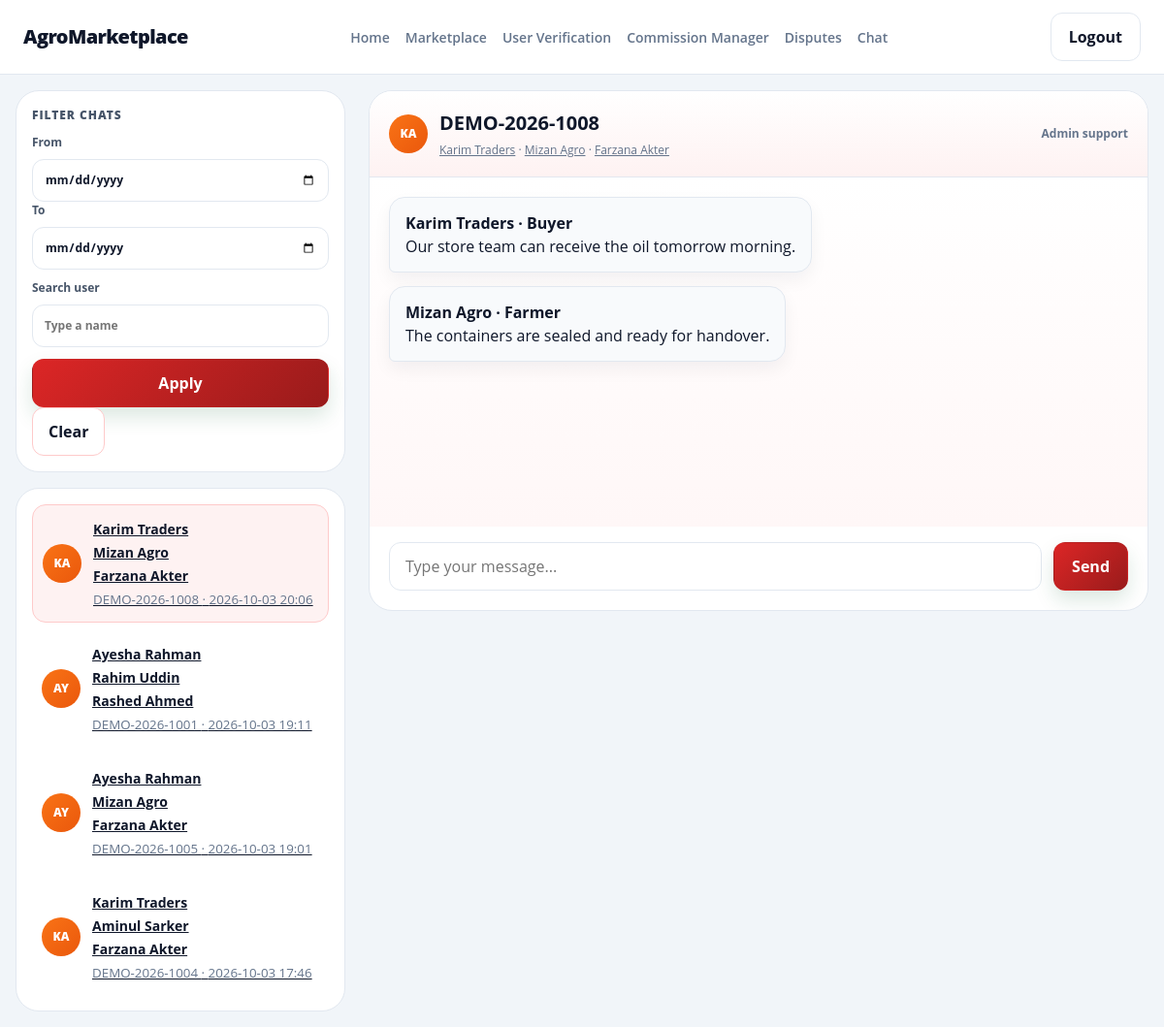
The page /admin/chat.php (signed in) on the database its author committed.
### tables this page shows
CREATE TABLE `conversations` (
  `id` bigint UNSIGNED NOT NULL,
  `order_id` bigint UNSIGNED DEFAULT NULL,
  `created_by` bigint UNSIGNED DEFAULT NULL,
  `created_at` timestamp NOT NULL DEFAULT CURRENT_TIMESTAMP
);

CREATE TABLE `users` (
  `id` bigint UNSIGNED NOT NULL,
  `role` enum('buyer','farmer','delivery','admin') NOT NULL,
  `username` varchar(80) NOT NULL,
  `password` varchar(255) NOT NULL,
  `email` varchar(254) NOT NULL,
  `fullname` varchar(150) DEFAULT NULL,
  `phone` varchar(32) DEFAULT NULL,
  `address` text,
  `profile_description` text,
  `market_preferences` varchar(255) DEFAULT NULL,
  `business_name` varchar(180) DEFAULT NULL,
  `preferred_buying_category` varchar(100) DEFAULT NULL,
  `typical_order_volume` varchar(80) DEFAULT NULL,
  `land_area` varchar(80) DEFAULT NULL,
  `primary_crops` text,
  `verification_documents` text,
  `vehicle_capacity` varchar(100) DEFAULT NULL,
  `vehicle_license_plate` varchar(32) DEFAULT NULL,
  `account_status` enum('pending','active','suspended','closed') NOT NULL DEFAULT 'active',
  `created_at` timestamp NOT NULL DEFAULT CURRENT_TIMESTAMP,
  `updated_at` timestamp NOT NULL DEFAULT CURRENT_TIMESTAMP ON UPDATE CURRENT_TIMESTAMP
);

CREATE TABLE `messages` (
  `id` bigint UNSIGNED NOT NULL,
  `conversation_id` bigint UNSIGNED NOT NULL,
  `sender_id` bigint UNSIGNED NOT NULL,
  `body` text NOT NULL,
  `attachment_url` varchar(500) DEFAULT NULL,
  `created_at` timestamp NOT NULL DEFAULT CURRENT_TIMESTAMP
);

### database/app.php (called while the page is built, shortened)
<?php
require_once __DIR__ . '/connection.php';
function app_db(): PDO
{
    $connection = Database::getInstance()->getConnection();
    return $connection;
}
function app_database(): Database
{
    return Database::getInstance();
}
function escape_html(?string $value): string
{
    return htmlspecialchars($value ?? '', ENT_QUOTES, 'UTF-8');
}
function current_user(): ?array
{
    $user = app_database()->getUserInfo((int) $_SESSION['user_id']);
    return $user;
}
function require_role(array $roles): array
{
    $user = current_user();
    return $user;
}

### database/connection.php (called while the page is built, shortened)
<?php
class Database
{
    private static ?Database $instance = null;
    private ?PDO $conn = null;
    private function __construct()
    {
        $host = 'localhost';
        $port = '3306';
        $user = 'root';
        $pass = 'root';
        $database = 'agromarketplace';
        $charset = "utf8mb4";
        $dsn = "mysql:host=$host;port=$port;dbname=$database;charset=$charset";
        try {
            $this->conn = new PDO($dsn, $user, $pass, [
                PDO::ATTR_ERRMODE            => PDO::ERRMODE_EXCEPTION,
                PDO::ATTR_DEFAULT_FETCH_MODE => PDO::FETCH_ASSOC,
                PDO::ATTR_EMULATE_PREPARES   => false,
            ]);
        } catch (PDOException $e) {
            $this->conn = null;
            error_log("Database connection failed: " . $e->getMessage());
        }
    }
    public static function getInstance(): Database
    {
        if (self::$instance === null) {
            self::$instance = new Database();
        }
        return self::$instance;
    }
    public function getUserInfo(int $userId): ?array
    {
        $statement = $this->conn->prepare(
            'SELECT id, role, username, email, fullname, vehicle_capacity, vehicle_license_plate FROM users WHERE id = ? AND account_status = ?'
        );
        $statement->execute([$userId, 'active']);
        $user = $statement->fetch();
        return $user ?: null;
    }
    public function getConversationMessages(int $conversationId): array
    {
        $statement = $this->conn->prepare(
            'SELECT m.sender_id, m.body, m.created_at, u.fullname, u.username, u.role FROM messages m JOIN users u ON u.id = m.sender_id WHERE m.conversation_id = ? ORDER BY m.id'
        );
        $statement->execute([$conversationId]);
        return $statement->fetchAll();
    }
    public function getAdminConversations(): array
    {
        $statement = $this->conn->query(
            'SELECT c.id AS conversation_id, c.created_at, o.order_number,
                    MAX(m.created_at) AS last_message_at,
                    u.id AS user_id, u.fullname, u.username, u.role
             FROM conversations c
             JOIN conversation_participants p ON p.conversation_id = c.id
             JOIN users u ON u.id = p.user_id
             LEFT JOIN orders o ON o.id = c.order_id
             LEFT JOIN messages m ON m.conversation_id = c.id
             GROUP BY c.id, c.created_at, o.order_number, u.id, u.fullname, u.username, u.role
             ORDER BY COALESCE(MAX(m.created_at), c.created_at) DESC, c.id DESC, u.role, u.id'
        );
        $conversations = [];
        foreach ($statement->fetchAll() as $row) {
            $conversationId = (int) $row['conversation_id'];
            if (!isset($conversations[$conversationId])) {
                $conversations[$conversationId] = [
                    'id' => $conversationId,
                    'order_number' => $row['order_number'],
                    'created_at' => $row['created_at'],
                    'last_activity' => $row['last_message_at'] ?: $row['created_at'],
                    'participants' => [],
                ];
            }
            $conversations[$conversationId]['participants'][] = [
                'id' => (int) $row['user_id'],
                'name' => $row['fullname'] ?: $row['username'],
                'role' => $row['role'],
            ];
        }
        return array_values($conversations);
    }
}

### admin/chat.php (the view, shortened to what this page needs)
<?php
require_once __DIR__ . '/../database/app.php';
$admin = require_role(['admin']);
$database = app_database();
$searchValue = $_GET['q'] ?? '';
$dateFromValue = $_GET['date_from'] ?? '';
$dateToValue = $_GET['date_to'] ?? '';
$filters = [
  'q' => is_string($searchValue) ? trim(substr($searchValue, 0, 120)) : '',
  'date_from' => is_string($dateFromValue) && preg_match('/^\d{4}-\d{2}-\d{2}$/', $dateFromValue) ? $dateFromValue : '',
  'date_to' => is_string($dateToValue) && preg_match('/^\d{4}-\d{2}-\d{2}$/', $dateToValue) ? $dateToValue : '',
];
$allConversations = $database->getAdminConversations();
$conversations = array_values(array_filter($allConversations, static function ($conversation) use ($filters) {
  $activityDate = substr($conversation['last_activity'], 0, 10);
  if ($filters['date_from'] !== '' && $activityDate < $filters['date_from']) {
    return false;
  }
  if ($filters['date_to'] !== '' && $activityDate > $filters['date_to']) {
    return false;
  }
  if ($filters['q'] === '') {
    return true;
  }
  foreach ($conversation['participants'] as $participant) {
    if (stripos($participant['name'], $filters['q']) !== false || stripos($participant['role'], $filters['q']) !== false) {
      return true;
    }
  }
  return stripos($conversation['order_number'] ?? '', $filters['q']) !== false;
}));
$selected = null;
if ($selected === null && $conversations) {
  $selected = $conversations[0];
}
$conversationId = $selected ? (int) $selected['id'] : 0;
$avatarName = $selected['participants'][0]['name'] ?? 'Admin';
$avatarText = strtoupper(substr($avatarName, 0, 2));
$messages = $selected ? $database->getConversationMessages($conversationId) : [];
?>
<!doctype html>
<html lang="en">
<head>
  <link rel="stylesheet" href="../colors.css">
  <link rel="stylesheet" href="../header.css">
  <link rel="stylesheet" href="admin.css">
</head>
<body class="theme-admin">
  <header class="site-header">
    <div class="site-header-inner">
      <a class="brand" href="../index.php">AgroMarketplace</a>
      <nav class="nav" aria-label="Admin navigation">
        <a class="nav-link" href="index.php">Home</a>
        <a class="nav-link" href="marketplace.php">Marketplace</a>
        <a class="nav-link" href="user-verification.php">User Verification</a>
        <a class="nav-link" href="commission-manager.php">Commission Manager</a>
        <a class="nav-link" href="disputes.php">Disputes</a>
        <a class="nav-link" href="chat.php">Chat</a>
      </nav>
      <div class="site-header-actions">
        <a class="btn btn-ghost" href="../auth/logout.php">Logout</a>
      </div>
    </div>
  </header>
  <main class="chat-shell">
    <aside class="chat-sidebar" aria-label="Message filters and conversations">
      <div class="sidebar-card filter-card">
        <p class="filter-heading">Filter chats</p>
        <form action="chat.php" method="get">
          <label class="date-filter-group">
            <span>From</span>
            <input type="date" name="date_from" value="<?= escape_html($filters['date_from']) ?>">
          </label>
          <label class="date-filter-group">
            <span>To</span>
            <input type="date" name="date_to" value="<?= escape_html($filters['date_to']) ?>">
          </label>
          <label class="search-filter-group">
            <span>Search user</span>
            <input type="search" name="q" value="<?= escape_html($filters['q']) ?>" placeholder="Type a name">
          </label>
          <button class="btn btn-primary" type="submit">Apply</button>
          <a class="button button-secondary" href="chat.php">Clear</a>
        </form>
      </div>
      <div class="sidebar-card thread-card">
        <div class="thread-list">
          <?php foreach ($conversations as $conversation): ?>
            <?php $firstParticipant = $conversation['participants'][0] ?? ['name' => 'Conversation']; ?>
            <div class="thread-item <?= (int) $conversation['id'] === $conversationId ? 'active' : '' ?>">
              <span class="thread-avatar avatar-rice"><?= escape_html(strtoupper(substr($firstParticipant['name'], 0, 2))) ?></span>
              <span class="thread-copy">
                <?php foreach ($conversation['participants'] as $participant): ?>
                  <a class="profile-link" href="user-profile.php?id=<?= (int) $participant['id'] ?>"><strong><?= escape_html($participant['name']) ?></strong></a>
                <?php endforeach; ?>
                <a href="chat.php?conversation=<?= (int) $conversation['id'] ?>"><small><?= escape_html($conversation['order_number'] ?: 'Conversation #' . $conversation['id']) ?> · <?= escape_html(date('Y-m-d H:i', strtotime($conversation['last_activity']))) ?></small></a>
              </span>
            </div>
          <?php endforeach; ?>
        </div>
      </div>
    </aside>
    <section class="chat-panel" aria-label="Chat conversation">
      <header class="chat-header">
        <div class="chat-user">
          <span class="chat-avatar avatar-rice"><?= escape_html($avatarText) ?></span>
          <div>
            <h1><?= $selected ? escape_html($selected['order_number'] ?: 'Conversation #' . $selected['id']) : 'No conversation selected' ?></h1>
            <p>
              <?php if ($selected): ?>
                <?php foreach ($selected['participants'] as $index => $participant): ?>
                  <?= $index > 0 ? ' · ' : '' ?><a class="profile-link" href="user-profile.php?id=<?= (int) $participant['id'] ?>"><?= escape_html($participant['name']) ?></a>
                <?php endforeach; ?>
              <?php else: ?>Choose a conversation to view its messages.<?php endif; ?>
            </p>
          </div>
        </div>
        <span class="chat-status">Admin support</span>
      </header>
      <div class="chat-thread">
        <?php foreach ($messages as $message): ?>
          <div class="message-row <?= (int) $message['sender_id'] === (int) $admin['id'] ? 'outgoing' : 'incoming' ?>">
            <div class="message-bubble">
              <strong><?= escape_html($message['fullname'] ?: $message['username']) ?> · <?= escape_html(ucfirst($message['role'])) ?></strong><br>
              <?= nl2br(escape_html($message['body'])) ?>
            </div>
          </div>
        <?php endforeach; ?>
      </div>
      <form class="message-compose" action="chat.php?conversation=<?= $conversationId ?>" method="post">
        <label class="message-input-wrap" aria-label="Type a message">
          <input type="text" name="body" maxlength="5000" placeholder="Type your message..." <?= $selected ? 'required' : 'disabled' ?>>
        </label>
        <button class="btn btn-primary" type="submit" <?= $selected ? '' : 'disabled' ?>>Send</button>
      </form>
    </section>
  </main>
</body>
</html>

### colors.css (style rules this page uses)
:root { --color-buyer-primary: #f97316; --color-buyer-dark: #c2410c; --color-buyer-light-bg: #fff7ed; --color-buyer-border: #fed7aa; --color-farmer-primary: #16a34a; --color-farmer-dark: #166534; --color-farmer-light-bg: #f0fdf4; --color-farmer-border: #bbf7d0; --color-admin-primary: #dc2626; --color-admin-dark: #991b1b; --color-admin-light-bg: #fef2f2; --color-admin-border: #fecaca; --color-delivery-primary: #7c3aed; --color-delivery-dark: #5b21b6; --color-delivery-light-bg: #f5f3ff; --color-delivery-border: #ddd6fe; --color-background: #f8fafc; --color-page-bg: #f1f5f9; --color-card-bg: #ffffff; --color-sidebar-bg: #f8fafc; --color-text: #0f172a; --color-text-soft: #475569; --color-muted: #64748b; --color-border: #e2e8f0; --color-border-strong: #cbd5e1; --color-white: #ffffff; --color-success: #16a34a; --color-warning: #f59e0b; --color-danger: #dc2626; --color-shadow: transparent; --outer-shadow: rgba(15, 23, 42, 0.08); --container-xl: 1200px; --container-lg: 1080px; --radius-sm: 10px; --radius-md: 16px; --radius-lg: 24px; --radius-xl: 32px; --space-1: 4px; --space-2: 8px; --space-3: 12px; --space-4: 16px; --space-5: 20px; --space-6: 24px; --space-8: 32px; --space-10: 40px; --space-12: 48px; --space-16: 64px; }
html { font-family: "Open Sans", sans-serif; }
* { box-sizing:border-box }
body { margin:0;background:var(--color-page-bg);color:var(--color-text);line-height:1.5 }
a { color:inherit }
button, input, select { font: inherit; }
body.theme-admin { --color-brand: var(--color-admin-primary); --color-brand-soft: var(--color-admin-light-bg); --color-brand-border: var(--color-admin-border); }

### header.css (style rules this page uses)
.site-header { position: sticky; top: 0; z-index: 10; background: rgba(255, 255, 255, 0.94); backdrop-filter: blur(10px); border-bottom: 1px solid var(--color-border); }
.site-header-inner { max-width: var(--container-xl); min-height: var(--header-height, 76px); margin: 0 auto; padding: 0 24px; display: flex; align-items: center; justify-content: space-between; gap: 16px; }
.brand { text-decoration: none; color: var(--color-text); font-size: 20px; font-weight: 800; letter-spacing: -0.03em; }
.nav { display: flex; align-items: center; gap: 16px; flex-wrap: wrap; }
.nav-link { color: var(--color-muted); text-decoration: none; font-size: 14px; font-weight: 600; transition: color 0.2s ease; }
.site-header-actions { display: flex; align-items: center; gap: 12px; }

### rows shown on the page
conversations: users.fullname "Rahim Uddin", users.fullname "Rashed Ahmed"
conversations: users.fullname "Aminul Sarker"
messages: sender.fullname "Karim Traders", sender.role "Buyer", body "Our store team can receive the oil tomorrow morning."
messages: sender.fullname "Mizan Agro", sender.role "Farmer", body "The containers are sealed and ready for handover."

### other values the page prints
escape_html(strtoupper(substr($firstParticipant['name'], 0, 2))) "KA"
escape_html($participant['name']) "Karim Traders"
escape_html($participant['name']) "Mizan Agro"
escape_html($participant['name']) "Farzana Akter"
escape_html(strtoupper(substr($firstParticipant['name'], 0, 2))) "AY"
escape_html($participant['name']) "Ayesha Rahman"
escape_html($avatarText) "KA"
